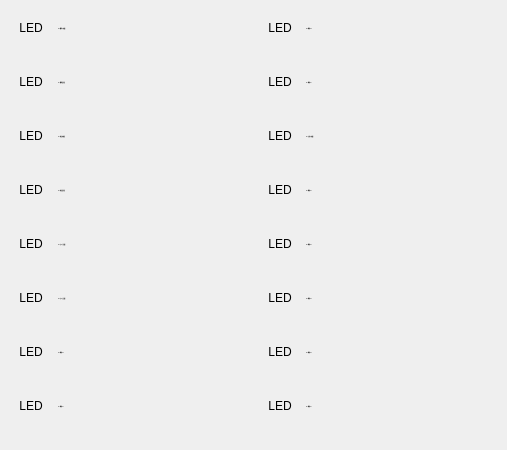
       <widget class="QWidget" name="page_4">
        <property name="styleSheet">
         <string notr="true">QLabel:{
	font:20px;
}</string>
        </property>
        <widget class="QWidget" name="gridLayoutWidget_11">
         <property name="geometry">
          <rect>
           <x>10</x>
           <y>0</y>
           <width>241</width>
           <height>441</height>
          </rect>
         </property>
         <layout class="QGridLayout" name="gridLayout_11" rowstretch="0,0,0,0,0,0,0,0" columnstretch="0,0">
          <item row="0" column="0">
           <widget class="QLabel" name="label_176">
            <property name="minimumSize">
             <size>
              <width>40</width>
              <height>40</height>
             </size>
            </property>
            <property name="maximumSize">
             <size>
              <width>40</width>
              <height>40</height>
             </size>
            </property>
            <property name="text">
             <string>LED</string>
            </property>
            <property name="textFormat">
             <enum>Qt::PlainText</enum>
            </property>
            <property name="alignment">
             <set>Qt::AlignCenter</set>
            </property>
           </widget>
          </item>
          <item row="5" column="1">
           <widget class="QLabel" name="label_177">
            <property name="minimumSize">
             <size>
              <width>190</width>
              <height>40</height>
             </size>
            </property>
            <property name="maximumSize">
             <size>
              <width>190</width>
              <height>40</height>
             </size>
            </property>
            <property name="font">
             <font>
              <family>SimSun</family>
              <pointsize>-1</pointsize>
             </font>
            </property>
            <property name="frameShadow">
             <enum>QFrame::Plain</enum>
            </property>
            <property name="text">
             <string>X15 卡爪1反转限</string>
            </property>
            <property name="alignment">
             <set>Qt::AlignLeading|Qt::AlignLeft|Qt::AlignVCenter</set>
            </property>
           </widget>
          </item>
          <item row="3" column="1">
           <widget class="QLabel" name="label_178">
            <property name="minimumSize">
             <size>
              <width>190</width>
              <height>40</height>
             </size>
            </property>
            <property name="maximumSize">
             <size>
              <width>190</width>
              <height>40</height>
             </size>
            </property>
            <property name="font">
             <font>
              <family>SimSun</family>
              <pointsize>-1</pointsize>
             </font>
            </property>
            <property name="frameShadow">
             <enum>QFrame::Plain</enum>
            </property>
            <property name="text">
             <string>X13 成品松开限</string>
            </property>
            <property name="alignment">
             <set>Qt::AlignLeading|Qt::AlignLeft|Qt::AlignVCenter</set>
            </property>
           </widget>
          </item>
          <item row="2" column="1">
           <widget class="QLabel" name="label_179">
            <property name="minimumSize">
             <size>
              <width>190</width>
              <height>40</height>
             </size>
            </property>
            <property name="maximumSize">
             <size>
              <width>190</width>
              <height>40</height>
             </size>
            </property>
            <property name="font">
             <font>
              <family>SimSun</family>
              <pointsize>-1</pointsize>
             </font>
            </property>
            <property name="frameShadow">
             <enum>QFrame::Plain</enum>
            </property>
            <property name="text">
             <string>X12 成品夹紧限</string>
            </property>
            <property name="alignment">
             <set>Qt::AlignLeading|Qt::AlignLeft|Qt::AlignVCenter</set>
            </property>
           </widget>
          </item>
          <item row="6" column="1">
           <widget class="QLabel" name="label_180">
            <property name="minimumSize">
             <size>
              <width>190</width>
              <height>40</height>
             </size>
            </property>
            <property name="maximumSize">
             <size>
              <width>190</width>
              <height>40</height>
             </size>
            </property>
            <property name="font">
             <font>
              <family>SimSun</family>
              <pointsize>-1</pointsize>
             </font>
            </property>
            <property name="frameShadow">
             <enum>QFrame::Plain</enum>
            </property>
            <property name="text">
             <string>X16 预留X16</string>
            </property>
            <property name="alignment">
             <set>Qt::AlignLeading|Qt::AlignLeft|Qt::AlignVCenter</set>
            </property>
           </widget>
          </item>
          <item row="1" column="0">
           <widget class="QLabel" name="label_181">
            <property name="minimumSize">
             <size>
              <width>40</width>
              <height>40</height>
             </size>
            </property>
            <property name="maximumSize">
             <size>
              <width>40</width>
              <height>40</height>
             </size>
            </property>
            <property name="text">
             <string>LED</string>
            </property>
            <property name="textFormat">
             <enum>Qt::PlainText</enum>
            </property>
            <property name="alignment">
             <set>Qt::AlignCenter</set>
            </property>
           </widget>
          </item>
          <item row="0" column="1">
           <widget class="QLabel" name="label_182">
            <property name="minimumSize">
             <size>
              <width>190</width>
              <height>40</height>
             </size>
            </property>
            <property name="maximumSize">
             <size>
              <width>190</width>
              <height>40</height>
             </size>
            </property>
            <property name="font">
             <font>
              <family>SimSun</family>
              <pointsize>-1</pointsize>
             </font>
            </property>
            <property name="autoFillBackground">
             <bool>false</bool>
            </property>
            <property name="styleSheet">
             <string notr="true">QLabel:{
	font:20px;
}</string>
            </property>
            <property name="frameShadow">
             <enum>QFrame::Plain</enum>
            </property>
            <property name="text">
             <string>X10 原料1夹紧限</string>
            </property>
            <property name="scaledContents">
             <bool>true</bool>
            </property>
            <property name="alignment">
             <set>Qt::AlignLeading|Qt::AlignLeft|Qt::AlignVCenter</set>
            </property>
           </widget>
          </item>
          <item row="1" column="1">
           <widget class="QLabel" name="label_183">
            <property name="minimumSize">
             <size>
              <width>190</width>
              <height>40</height>
             </size>
            </property>
            <property name="maximumSize">
             <size>
              <width>190</width>
              <height>40</height>
             </size>
            </property>
            <property name="font">
             <font>
              <family>SimSun</family>
              <pointsize>-1</pointsize>
             </font>
            </property>
            <property name="frameShadow">
             <enum>QFrame::Plain</enum>
            </property>
            <property name="text">
             <string>X11 原料松开限</string>
            </property>
            <property name="scaledContents">
             <bool>true</bool>
            </property>
            <property name="alignment">
             <set>Qt::AlignLeading|Qt::AlignLeft|Qt::AlignVCenter</set>
            </property>
           </widget>
          </item>
          <item row="4" column="1">
           <widget class="QLabel" name="label_188">
            <property name="minimumSize">
             <size>
              <width>190</width>
              <height>40</height>
             </size>
            </property>
            <property name="maximumSize">
             <size>
              <width>190</width>
              <height>40</height>
             </size>
            </property>
            <property name="font">
             <font>
              <family>SimSun</family>
              <pointsize>-1</pointsize>
             </font>
            </property>
            <property name="frameShadow">
             <enum>QFrame::Plain</enum>
            </property>
            <property name="text">
             <string>X14 卡爪1正转限</string>
            </property>
            <property name="alignment">
             <set>Qt::AlignLeading|Qt::AlignLeft|Qt::AlignVCenter</set>
            </property>
           </widget>
          </item>
          <item row="7" column="1">
           <widget class="QLabel" name="label_190">
            <property name="minimumSize">
             <size>
              <width>190</width>
              <height>40</height>
             </size>
            </property>
            <property name="maximumSize">
             <size>
              <width>190</width>
              <height>40</height>
             </size>
            </property>
            <property name="font">
             <font>
              <family>SimSun</family>
              <pointsize>-1</pointsize>
             </font>
            </property>
            <property name="frameShadow">
             <enum>QFrame::Plain</enum>
            </property>
            <property name="text">
             <string>X17 预留X17</string>
            </property>
            <property name="alignment">
             <set>Qt::AlignLeading|Qt::AlignLeft|Qt::AlignVCenter</set>
            </property>
           </widget>
          </item>
          <item row="2" column="0">
           <widget class="QLabel" name="label_184">
            <property name="minimumSize">
             <size>
              <width>40</width>
              <height>40</height>
             </size>
            </property>
            <property name="maximumSize">
             <size>
              <width>40</width>
              <height>40</height>
             </size>
            </property>
            <property name="text">
             <string>LED</string>
            </property>
            <property name="textFormat">
             <enum>Qt::PlainText</enum>
            </property>
            <property name="alignment">
             <set>Qt::AlignCenter</set>
            </property>
           </widget>
          </item>
          <item row="3" column="0">
           <widget class="QLabel" name="label_185">
            <property name="minimumSize">
             <size>
              <width>40</width>
              <height>40</height>
             </size>
            </property>
            <property name="maximumSize">
             <size>
              <width>40</width>
              <height>40</height>
             </size>
            </property>
            <property name="text">
             <string>LED</string>
            </property>
            <property name="textFormat">
             <enum>Qt::PlainText</enum>
            </property>
            <property name="alignment">
             <set>Qt::AlignCenter</set>
            </property>
           </widget>
          </item>
          <item row="4" column="0">
           <widget class="QLabel" name="label_186">
            <property name="minimumSize">
             <size>
              <width>40</width>
              <height>40</height>
             </size>
            </property>
            <property name="maximumSize">
             <size>
              <width>40</width>
              <height>40</height>
             </size>
            </property>
            <property name="text">
             <string>LED</string>
            </property>
            <property name="textFormat">
             <enum>Qt::PlainText</enum>
            </property>
            <property name="alignment">
             <set>Qt::AlignCenter</set>
            </property>
           </widget>
          </item>
          <item row="5" column="0">
           <widget class="QLabel" name="label_187">
            <property name="minimumSize">
             <size>
              <width>40</width>
              <height>40</height>
             </size>
            </property>
            <property name="maximumSize">
             <size>
              <width>40</width>
              <height>40</height>
             </size>
            </property>
            <property name="text">
             <string>LED</string>
            </property>
            <property name="textFormat">
             <enum>Qt::PlainText</enum>
            </property>
            <property name="alignment">
             <set>Qt::AlignCenter</set>
            </property>
           </widget>
          </item>
          <item row="6" column="0">
           <widget class="QLabel" name="label_189">
            <property name="minimumSize">
             <size>
              <width>40</width>
              <height>40</height>
             </size>
            </property>
            <property name="maximumSize">
             <size>
              <width>40</width>
              <height>40</height>
             </size>
            </property>
            <property name="text">
             <string>LED</string>
            </property>
            <property name="textFormat">
             <enum>Qt::PlainText</enum>
            </property>
            <property name="alignment">
             <set>Qt::AlignCenter</set>
            </property>
           </widget>
          </item>
          <item row="7" column="0">
           <widget class="QLabel" name="label_448">
            <property name="minimumSize">
             <size>
              <width>40</width>
              <height>40</height>
             </size>
            </property>
            <property name="maximumSize">
             <size>
              <width>40</width>
              <height>40</height>
             </size>
            </property>
            <property name="text">
             <string>LED</string>
            </property>
            <property name="textFormat">
             <enum>Qt::PlainText</enum>
            </property>
            <property name="alignment">
             <set>Qt::AlignCenter</set>
            </property>
           </widget>
          </item>
         </layout>
        </widget>
        <widget class="QWidget" name="gridLayoutWidget_12">
         <property name="geometry">
          <rect>
           <x>260</x>
           <y>0</y>
           <width>238</width>
           <height>441</height>
          </rect>
         </property>
         <layout class="QGridLayout" name="gridLayout_12" rowstretch="0,0,0,0,0,0,0,0" columnstretch="0,0">
          <item row="0" column="1">
           <widget class="QLabel" name="label_198">
            <property name="minimumSize">
             <size>
              <width>190</width>
              <height>40</height>
             </size>
            </property>
            <property name="maximumSize">
             <size>
              <width>190</width>
              <height>40</height>
             </size>
            </property>
            <property name="font">
             <font>
              <family>SimSun</family>
              <pointsize>-1</pointsize>
             </font>
            </property>
            <property name="autoFillBackground">
             <bool>false</bool>
            </property>
            <property name="frameShadow">
             <enum>QFrame::Plain</enum>
            </property>
            <property name="text">
             <string>X20 预留X20</string>
            </property>
            <property name="scaledContents">
             <bool>true</bool>
            </property>
            <property name="alignment">
             <set>Qt::AlignLeading|Qt::AlignLeft|Qt::AlignVCenter</set>
            </property>
           </widget>
          </item>
          <item row="7" column="1">
           <widget class="QLabel" name="label_206">
            <property name="minimumSize">
             <size>
              <width>190</width>
              <height>40</height>
             </size>
            </property>
            <property name="maximumSize">
             <size>
              <width>190</width>
              <height>40</height>
             </size>
            </property>
            <property name="font">
             <font>
              <family>SimSun</family>
              <pointsize>-1</pointsize>
             </font>
            </property>
            <property name="frameShadow">
             <enum>QFrame::Plain</enum>
            </property>
            <property name="text">
             <string>X27 预留X27</string>
            </property>
            <property name="alignment">
             <set>Qt::AlignLeading|Qt::AlignLeft|Qt::AlignVCenter</set>
            </property>
           </widget>
          </item>
          <item row="5" column="1">
           <widget class="QLabel" name="label_193">
            <property name="minimumSize">
             <size>
              <width>190</width>
              <height>40</height>
             </size>
            </property>
            <property name="maximumSize">
             <size>
              <width>190</width>
              <height>40</height>
             </size>
            </property>
            <property name="font">
             <font>
              <family>SimSun</family>
              <pointsize>-1</pointsize>
             </font>
            </property>
            <property name="frameShadow">
             <enum>QFrame::Plain</enum>
            </property>
            <property name="text">
             <string>X25 预留X25</string>
            </property>
            <property name="alignment">
             <set>Qt::AlignLeading|Qt::AlignLeft|Qt::AlignVCenter</set>
            </property>
           </widget>
          </item>
          <item row="6" column="1">
           <widget class="QLabel" name="label_196">
            <property name="minimumSize">
             <size>
              <width>190</width>
              <height>40</height>
             </size>
            </property>
            <property name="maximumSize">
             <size>
              <width>190</width>
              <height>40</height>
             </size>
            </property>
            <property name="font">
             <font>
              <family>SimSun</family>
              <pointsize>-1</pointsize>
             </font>
            </property>
            <property name="frameShadow">
             <enum>QFrame::Plain</enum>
            </property>
            <property name="text">
             <string>X26 预留X26</string>
            </property>
            <property name="alignment">
             <set>Qt::AlignLeading|Qt::AlignLeft|Qt::AlignVCenter</set>
            </property>
           </widget>
          </item>
          <item row="2" column="1">
           <widget class="QLabel" name="label_195">
            <property name="minimumSize">
             <size>
              <width>190</width>
              <height>40</height>
             </size>
            </property>
            <property name="maximumSize">
             <size>
              <width>190</width>
              <height>40</height>
             </size>
            </property>
            <property name="font">
             <font>
              <family>SimSun</family>
              <pointsize>-1</pointsize>
             </font>
            </property>
            <property name="frameShadow">
             <enum>QFrame::Plain</enum>
            </property>
            <property name="text">
             <string>X22 卡盘1夹紧限</string>
            </property>
            <property name="alignment">
             <set>Qt::AlignLeading|Qt::AlignLeft|Qt::AlignVCenter</set>
            </property>
           </widget>
          </item>
          <item row="4" column="1">
           <widget class="QLabel" name="label_204">
            <property name="minimumSize">
             <size>
              <width>190</width>
              <height>40</height>
             </size>
            </property>
            <property name="maximumSize">
             <size>
              <width>190</width>
              <height>40</height>
             </size>
            </property>
            <property name="font">
             <font>
              <family>SimSun</family>
              <pointsize>-1</pointsize>
             </font>
            </property>
            <property name="frameShadow">
             <enum>QFrame::Plain</enum>
            </property>
            <property name="text">
             <string>X24 预留X24</string>
            </property>
            <property name="alignment">
             <set>Qt::AlignLeading|Qt::AlignLeft|Qt::AlignVCenter</set>
            </property>
           </widget>
          </item>
          <item row="3" column="1">
           <widget class="QLabel" name="label_194">
            <property name="minimumSize">
             <size>
              <width>190</width>
              <height>40</height>
             </size>
            </property>
            <property name="maximumSize">
             <size>
              <width>190</width>
              <height>40</height>
             </size>
            </property>
            <property name="font">
             <font>
              <family>SimSun</family>
              <pointsize>-1</pointsize>
             </font>
            </property>
            <property name="frameShadow">
             <enum>QFrame::Plain</enum>
            </property>
            <property name="text">
             <string>X23 预留X23</string>
            </property>
            <property name="alignment">
             <set>Qt::AlignLeading|Qt::AlignLeft|Qt::AlignVCenter</set>
            </property>
           </widget>
          </item>
          <item row="1" column="1">
           <widget class="QLabel" name="label_199">
            <property name="minimumSize">
             <size>
              <width>190</width>
              <height>40</height>
             </size>
            </property>
            <property name="maximumSize">
             <size>
              <width>190</width>
              <height>40</height>
             </size>
            </property>
            <property name="font">
             <font>
              <family>SimSun</family>
              <pointsize>-1</pointsize>
             </font>
            </property>
            <property name="frameShadow">
             <enum>QFrame::Plain</enum>
            </property>
            <property name="text">
             <string>X21 预留X21</string>
            </property>
            <property name="scaledContents">
             <bool>true</bool>
            </property>
            <property name="alignment">
             <set>Qt::AlignLeading|Qt::AlignLeft|Qt::AlignVCenter</set>
            </property>
           </widget>
          </item>
          <item row="0" column="0">
           <widget class="QLabel" name="label_191">
            <property name="minimumSize">
             <size>
              <width>40</width>
              <height>40</height>
             </size>
            </property>
            <property name="maximumSize">
             <size>
              <width>40</width>
              <height>40</height>
             </size>
            </property>
            <property name="text">
             <string>LED</string>
            </property>
            <property name="textFormat">
             <enum>Qt::PlainText</enum>
            </property>
            <property name="alignment">
             <set>Qt::AlignCenter</set>
            </property>
           </widget>
          </item>
          <item row="1" column="0">
           <widget class="QLabel" name="label_192">
            <property name="minimumSize">
             <size>
              <width>40</width>
              <height>40</height>
             </size>
            </property>
            <property name="maximumSize">
             <size>
              <width>40</width>
              <height>40</height>
             </size>
            </property>
            <property name="text">
             <string>LED</string>
            </property>
            <property name="textFormat">
             <enum>Qt::PlainText</enum>
            </property>
            <property name="alignment">
             <set>Qt::AlignCenter</set>
            </property>
           </widget>
          </item>
          <item row="2" column="0">
           <widget class="QLabel" name="label_197">
            <property name="minimumSize">
             <size>
              <width>40</width>
              <height>40</height>
             </size>
            </property>
            <property name="maximumSize">
             <size>
              <width>40</width>
              <height>40</height>
             </size>
            </property>
            <property name="text">
             <string>LED</string>
            </property>
            <property name="textFormat">
             <enum>Qt::PlainText</enum>
            </property>
            <property name="alignment">
             <set>Qt::AlignCenter</set>
            </property>
           </widget>
          </item>
          <item row="3" column="0">
           <widget class="QLabel" name="label_200">
            <property name="minimumSize">
             <size>
              <width>40</width>
              <height>40</height>
             </size>
            </property>
            <property name="maximumSize">
             <size>
              <width>40</width>
              <height>40</height>
             </size>
            </property>
            <property name="text">
             <string>LED</string>
            </property>
            <property name="textFormat">
             <enum>Qt::PlainText</enum>
            </property>
            <property name="alignment">
             <set>Qt::AlignCenter</set>
            </property>
           </widget>
          </item>
          <item row="4" column="0">
           <widget class="QLabel" name="label_201">
            <property name="minimumSize">
             <size>
              <width>40</width>
              <height>40</height>
             </size>
            </property>
            <property name="maximumSize">
             <size>
              <width>40</width>
              <height>40</height>
             </size>
            </property>
            <property name="text">
             <string>LED</string>
            </property>
            <property name="textFormat">
             <enum>Qt::PlainText</enum>
            </property>
            <property name="alignment">
             <set>Qt::AlignCenter</set>
            </property>
           </widget>
          </item>
          <item row="5" column="0">
           <widget class="QLabel" name="label_202">
            <property name="minimumSize">
             <size>
              <width>40</width>
              <height>40</height>
             </size>
            </property>
            <property name="maximumSize">
             <size>
              <width>40</width>
              <height>40</height>
             </size>
            </property>
            <property name="text">
             <string>LED</string>
            </property>
            <property name="textFormat">
             <enum>Qt::PlainText</enum>
            </property>
            <property name="alignment">
             <set>Qt::AlignCenter</set>
            </property>
           </widget>
          </item>
          <item row="6" column="0">
           <widget class="QLabel" name="label_203">
            <property name="minimumSize">
             <size>
              <width>40</width>
              <height>40</height>
             </size>
            </property>
            <property name="maximumSize">
             <size>
              <width>40</width>
              <height>40</height>
             </size>
            </property>
            <property name="text">
             <string>LED</string>
            </property>
            <property name="textFormat">
             <enum>Qt::PlainText</enum>
            </property>
            <property name="alignment">
             <set>Qt::AlignCenter</set>
            </property>
           </widget>
          </item>
          <item row="7" column="0">
           <widget class="QLabel" name="label_205">
            <property name="minimumSize">
             <size>
              <width>40</width>
              <height>40</height>
             </size>
            </property>
            <property name="maximumSize">
             <size>
              <width>40</width>
              <height>40</height>
             </size>
            </property>
            <property name="text">
             <string>LED</string>
            </property>
            <property name="textFormat">
             <enum>Qt::PlainText</enum>
            </property>
            <property name="alignment">
             <set>Qt::AlignCenter</set>
            </property>
           </widget>
          </item>
         </layout>
        </widget>
       </widget>
